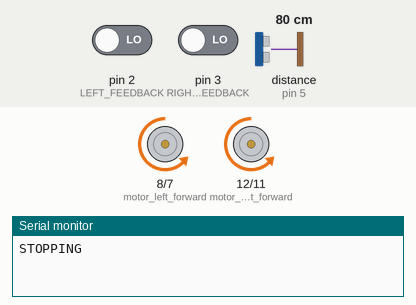
The sketch below on a simulated Arduino Nano, built with avr-gcc and run on an emulated ATmega328P. On the bench: motor-driver pin pairs drawn as motors (green arrow = first pin HIGH = forward, orange = second pin HIGH = backward, longer = more drive, scaled by the enable pin), the last lines printed to the serial monitor. The test bench sets the inputs (shaded band); at power-on: distance to the obstacle (sensor on pin 5) 80 cm, pin 2 (LEFT_FEEDBACK) LOW, pin 3 (RIGHT_FEEDBACK) LOW. The echo pulse lasts 58.3 µs per cm. At 5.7 s the program stops and its outputs stay as they are.

Above: at 0.23 s.
At 1.2 s:
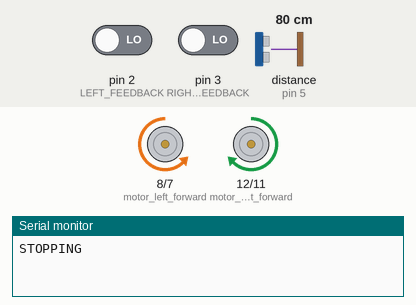
1.3 s: distance to the obstacle (sensor on pin 5) set to 2 cm
At 6.4 s:
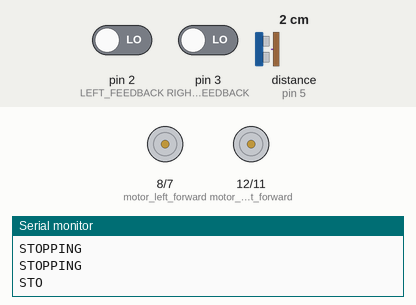
Timing chart, 0 to 7.2 s (numbered marks = the images above; inputs shaded):
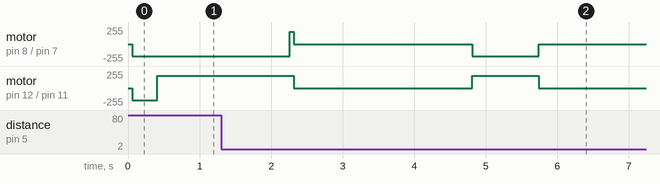

The sketch:

arduino-arduinoide.desktop.ino
```cpp
#include <NewPing.h>

#define TRIGGER_PIN  4  // Arduino pin tied to trigger pin on the ultrasonic sensor.
#define ECHO_PIN     5  // Arduino pin tied to echo pin on the ultrasonic sensor.
#define MAX_DISTANCE 200 // Maximum distance we want to ping for (in centimeters). Maximum sensor distance is rated at 400-500cm.
#define TRIGGER_height_PIN  13  // Arduino pin tied to trigger pin on the ultrasonic sensor.
#define ECHO_height_PIN     17  // Arduino pin tied to echo pin on the ultrasonic sensor.
NewPing sonar_height(TRIGGER_PIN, ECHO_PIN, MAX_DISTANCE); // NewPing setup of pins and maximum distance.
NewPing sonar_distance(TRIGGER_PIN, ECHO_PIN, MAX_DISTANCE);


const int left_light_pin = A7;
const int center_light_pin = A6;
const int right_light_pin = A2;

const int down_trigger = 13;
const int down_echo = 17;

int motor_left_enable = 9;
int motor_left_reverse = 7;
int motor_left_forward =8;
int motor_right_enable = 10 ;
int motor_right_reverse = 11;
int motor_right_forward = 12;

int analogleft = 127;
int analogright =127;

//feedback stuff
const int LEFT_FEEDBACK = 2;
const int RIGHT_FEEDBACK = 3;

volatile int lc = 0;
volatile int rc = 0;


void setup() {

  pinMode(motor_left_reverse, OUTPUT);
  pinMode(motor_left_enable, OUTPUT);
  pinMode(motor_left_forward,OUTPUT);
  pinMode(motor_right_reverse, OUTPUT);
  pinMode(motor_right_enable, OUTPUT);
  pinMode(motor_right_forward,OUTPUT);
  attachInterrupt(digitalPinToInterrupt(LEFT_FEEDBACK), LeftMotorISR, RISING);
  attachInterrupt(digitalPinToInterrupt(RIGHT_FEEDBACK), RightMotorISR, RISING);
  Serial.begin(115200); // Open serial monitor at 115200 baud to see ping results.


}

int count=0;
int leftcount=0;


void loop() {

/*  rightsquare();
  forward();
  corner(65, "left");//65
  leftsquare();

  if (count == 4){
    roverstop();
  }*/

  delay(50);                     // Wait 50ms between pings (about 20 pings/sec). 29ms should be the shortest delay between pings.

int height = sonar_height.ping_cm();
int distance = sonar_distance.ping_cm();

straightforward();

if (height> 14 ) {
  stopping();
  analogWrite(motor_left_enable,analogleft );
  analogWrite(motor_right_enable,analogright);

  digitalWrite(motor_left_forward, LOW);
  digitalWrite(motor_right_forward,LOW);

  digitalWrite(motor_left_reverse, LOW);
  digitalWrite(motor_right_reverse, LOW);
  back();
  delay(350);
  analogWrite(motor_left_enable,analogleft );
  analogWrite(motor_right_enable,analogright);

  digitalWrite(motor_left_forward, LOW);
  digitalWrite(motor_right_forward,HIGH);

  digitalWrite(motor_left_reverse, HIGH);
  digitalWrite(motor_right_reverse, LOW);
  delay(1850);
}

straightforward();

  if ((distance > 1)&&(distance<17)){
      stopping();
      delay(2500);
      analogWrite(motor_left_enable,analogleft );
      analogWrite(motor_right_enable,analogright);

      digitalWrite(motor_left_forward, LOW);
      digitalWrite(motor_right_forward,HIGH);

      digitalWrite(motor_left_reverse, HIGH);
      digitalWrite(motor_right_reverse, LOW);
      //corner(75, "left");
      delay(925);
      stopping();
      exit(0);
    }

}


void LeftMotorISR(){
    lc++;
}

void RightMotorISR(){
    rc++;
}

void forward() {
  analogWrite(motor_left_enable,analogleft );
  analogWrite(motor_right_enable,analogright);

  digitalWrite(motor_left_forward, HIGH);
  digitalWrite(motor_right_forward,HIGH);

  digitalWrite(motor_left_reverse, LOW);
  digitalWrite(motor_right_reverse, LOW);
}

void back() {
  analogWrite(motor_left_enable,analogleft );
  analogWrite(motor_right_enable,analogright);

  digitalWrite(motor_left_forward, LOW);
  digitalWrite(motor_right_forward,LOW);

  digitalWrite(motor_left_reverse, HIGH);
  digitalWrite(motor_right_reverse, HIGH);
}
void stopping() {
  Serial.print("STOPPING");
  Serial.print("\n");
  digitalWrite(motor_left_enable,LOW);
  digitalWrite(motor_right_enable,LOW);

  digitalWrite(motor_left_forward, LOW);
  digitalWrite(motor_right_forward, LOW);

  digitalWrite(motor_left_reverse,LOW);
  digitalWrite(motor_right_reverse,LOW);
}
```

Functions.ino
```cpp
void straightforward(){
  forward();

  if (lc>rc){
    analogright=190;//190
    analogleft =185;//185
    //Serial.println("Right Speed");
  }
  else if (rc>lc){
    analogleft=190;//190
    analogright=185;//185
    //Serial.println("Left Speed");
  }
  else {
    analogleft = 185;//185
    analogright =185;//185
    //Serial.println("Same Speed");
  }
}
void straightback(){
  back();

  if (lc>rc){
    analogright=190;//190
    analogleft =185;//185
    //Serial.println("Right Speed");
  }
  else if (rc>lc){
    analogleft=190;//190
    analogright=185;//185
    //Serial.println("Left Speed");
  }
  else {
    analogleft = 185;//185
    analogright =185;//185
    //Serial.println("Same Speed");
  }
}
void corner(int ticks, String direct){
  Serial.print(direct);
  Serial.print(" Corner Called");
  Serial.print("\n");
  delay (1000);

  analogleft = 127;//127
  analogright = 127;//127
  while (lc<ticks){
    analogWrite(motor_left_enable,analogleft);
    analogWrite(motor_right_enable,analogright);
    //Serial.print("analog");
    //Serial.print(direct);
    //Serial.print(": ");
    //Serial.print("\n");
    //Serial.print(analogright);
    if (direct == "left"){
      //Serial.print("I'm turning left!");
      digitalWrite(motor_left_reverse,HIGH);
      digitalWrite(motor_right_forward,HIGH);
      digitalWrite(motor_left_forward,LOW);
      digitalWrite(motor_right_reverse,LOW);
    } else if (direct == "right"){
      //Serial.print("I'm turning right");
      digitalWrite(motor_left_reverse,  LOW);
      digitalWrite(motor_right_forward,LOW);
      digitalWrite(motor_left_forward,HIGH);
      digitalWrite(motor_right_reverse,HIGH);
     }
     else {
      roverstop();
      lc = 0;
     }
  }
}
// angle 70

void roverstop(){
  Serial.println("Rover stop: END");
  stopping();
  delay(4000);
}

void rightsquare(){
  while(lc<75){
    straightforward();
  }
  //Serial.println("out");
  if (lc >= 75 and count == 0) { //50cm 215
    Serial.println("0");
    stopping();
    delay (1000);
    lc = 0;
    corner(65, "right"); //85
    lc = 0;
    count++;
  }

  while(lc<75){
    straightforward();
  }

  if (lc >= 75 and count == 1) { //50cm 215
    Serial.println("1");
    stopping();
    delay (1000);
    lc = 0;
    corner(65, "right");//85
    //delay(1000);
    lc = 0;
    count++;
  }

  while(lc<75){
    straightforward();
  }

  if (lc >= 75 and count == 2) { //50cm 215
    Serial.println("2");
    stopping();
    delay (1000);
    lc = 0;
    corner(65, "right");//85
    //delay(1000);
    lc = 0;
    count++;
  }

  while(lc<75){
    straightforward();
  }

  if (lc >= 75 and count == 3) { //50cm 215
    Serial.println("3");
    stopping();
    delay (1000);

  }
}

void leftsquare(){

  while(lc<75){
    straightforward();
  }

  Serial.println("out");
  if (lc >= 75 and leftcount == 0) { //50cm 215
    Serial.println("0");
    stopping();

    delay (1000);
    lc = 0;
    corner(65, "left");
    //delay(1000);
    lc = 0;
    leftcount++;
  }

  while(lc<75){
    straightforward();
  }

  if (lc >= 75 and leftcount == 1) { //50cm 215
    Serial.println("1");
    stopping();
    delay (1000);
    lc = 0;
    corner(65, "left");//40
    //delay(1000);
    lc = 0;
    leftcount++;
  }

  while(lc<75){
    straightforward();
  }

  if (lc >= 75 and leftcount == 2) { //50cm 215
    Serial.println("2");
    stopping();
    delay (1000);
    lc = 0;
    corner(65, "left");
    //delay(1000);
    lc = 0;
    leftcount++;
  }

  while(lc<75){
    straightforward();
  }


  if (lc >= 75 and leftcount == 3) { //50cm 215
    Serial.println("3");
    stopping();

    delay (1000);
    lc = 0;
    corner(65, "right");
    lc = 0;
    leftcount++;

  }
  if (leftcount == 4){
    roverstop();
  }

}
```
